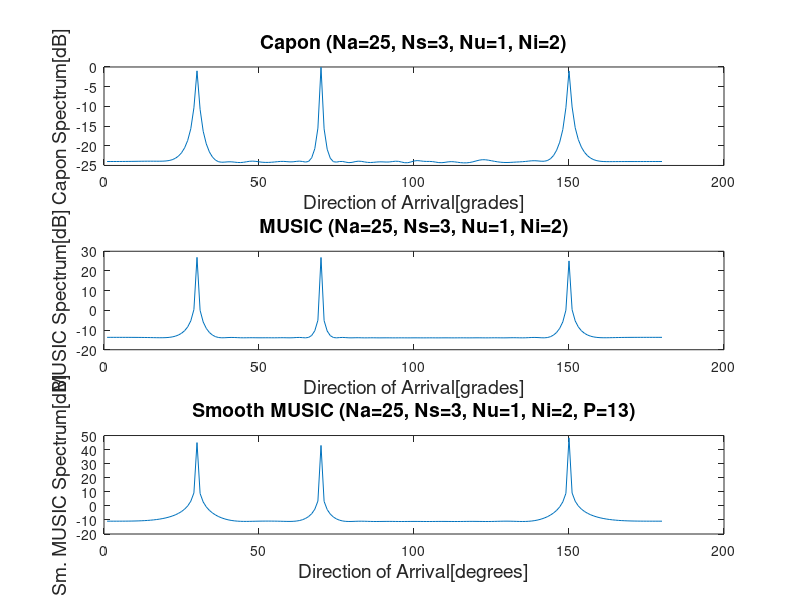
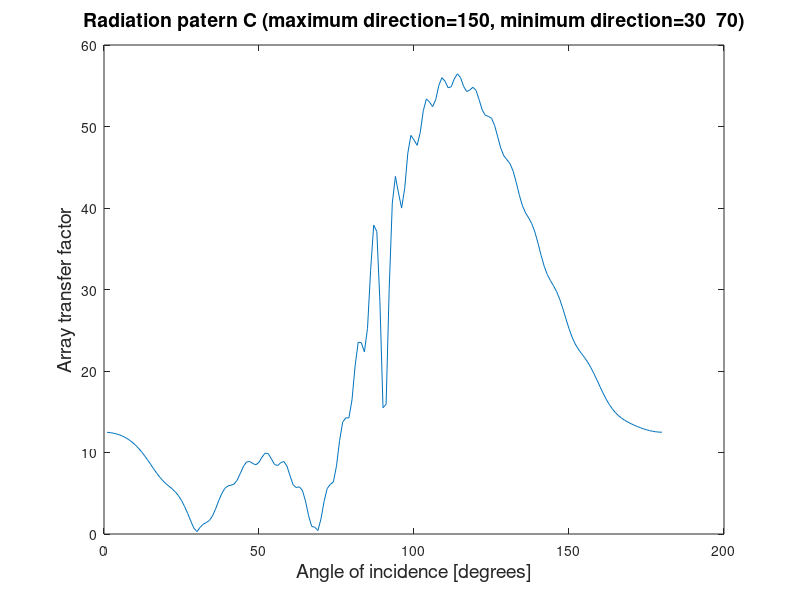
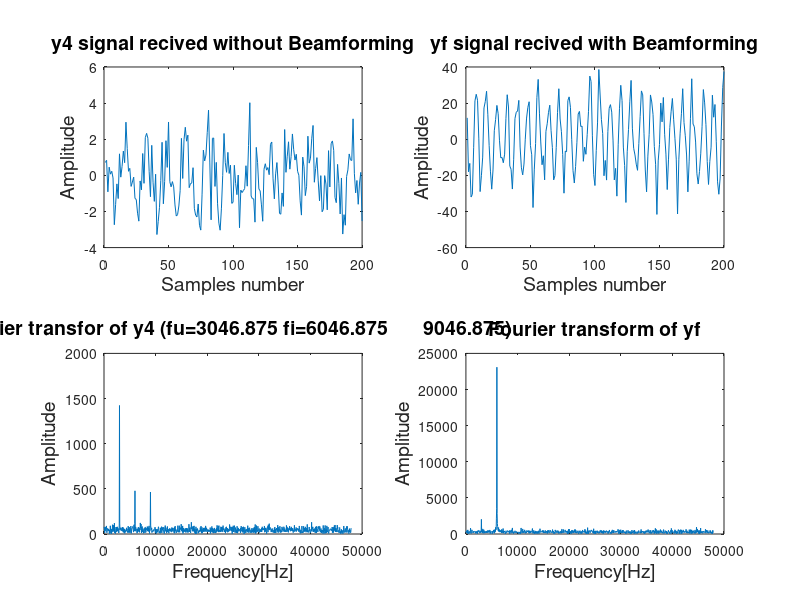

Recreate these plots in MATLAB, in order.
clear all

%coef

Na=25;%number of antennas
Ns=3;%total signals recived by atennas array Ns<=Na-2
Nu=1;%useful signals
Ni=2;%interfering signals
N=1024;%samples number
P=floor(Na/2)+1;%antennas number per subarray P=(Na/2)+1
L=Na-P+1;%correlation matrix number
f=10^9;%carrier frequency
fe=48000;%sampling frequency
lambda=(3*(10^8))/f; %wavelength
beta=(2*pi)/lambda; %propagation constant
dist=lambda/2;%distance between antennas

%emission signal matrix
A=[1 0.9 0.9];%amplitude vector
fs=[3000 6000 9000];%frequency vector
theta=[70 150 30];%DOA vector
s=zeros(Ns,N-1);
for i=1:Ns
    s(i,:)=A(i)*exp(1i*2*pi*fs(i)/fe*(1:N-1));
end
e1=zeros(Na,Ns);
for i=1:Na
    for j=1:Ns
        e1(i,j)=exp((-1i)*beta*dist*(i-1)*cos(theta(j)/180*pi));%???(vector directie)
    end
end
y1=e1*s;%emission signals
y2=awgn(y1,10);%reception signals(added noise SNR=10-important!!!)

%CAPON algorithm
R=zeros(Na,Na);
R=(1/(N-1))*(y2*y2');
e2=zeros(Na,181);
for i=1:Na
    for j=1:181
        e2(i,j)=exp((-1i)*beta*dist*(i-1)*cos((j)/180*pi));%???
    end
end
f1=zeros(1,181);
for j=1:181
    f1(j)=1/((((e2(:,j))')*inv(R)*e2(:,j)));
end

%MUSIC algorithm
R=(1/(N-1))*(y2*y2');
[v,d]=eig(R);%???
d2=diag(d);
[d3,poz]=sort(d2,'descend');
poz2=poz((Ns+1):Na);
q=zeros(Na,Na-Ns);

for i=1:Na-Ns
    q(:,i)=v(:,poz2(i));
end
e2=zeros(Na,181);
for i=1:Na
    for j=1:181
        e2(i,j)=exp((-1i)*beta*dist*(i-1)*cos((j)/180*pi));
    end
end
f2=zeros(1,181);
for j=1:181
    f2(j)=1/((((e2(:,j))')*q*(q')*e2(:,j)));
end

%Smooth MUSIC algorithm
Re=zeros(P,P);%P-antennas number per subarray!!!
y3=zeros(P,N);
for i=1:L
    y3=y2(i:(i+P-1),:);
    Re=Re+(1/(N-1))*(y3*y3');
end
Re=(1/L)*Re;
[v2,d4]=eig(Re);
d5=diag(d4);
[d6,poz3]=sort(d5,'descend');
poz4=poz3((Ns+1):P);
q2=zeros(P,P-Ns);
for i=1:P-Ns
    q2(:,i)=v2(:,poz4(i));
end
e3=zeros(P,181);
for i=1:P;
    for j=1:181
        e3(i,j)=exp((-1i)*beta*dist*(i-1)*cos((j)/180*pi));
    end
end
f3=zeros(1,181);
for j=1:181
    f3(j)=1/((((e3(:,j))')*q2*(q2')*e3(:,j)));
end
    %sortarea DOA(direction of arrival)
[peaks,thetad]=findpeaks(real(f3));
[peaks2,locs]=sort(peaks,'descend');
%locs2=sort(locs(1:Ns),'descend');
thetaf=thetad(locs(1:Ns));%by me

%Beamforming
W=zeros(1,Na);
W((Ns+1):Na)=1;
delta=zeros(Ns);
%   matricea delta
for i=1:Ns
    for j=1:Ns
        delta(i,j)=exp((-1i)*beta*dist*(j-1)*cos(thetaf(i)/180*pi));
    end
end
    %free terms
V=zeros(Ns,1);
V(1:Nu)=Na/Nu;
V2=zeros(Ns,1);
for i=1:Ns
    for j=(Ns+1):Na
        V2(i)=V(i)-exp((-1i)*beta*dist*(j-1)*cos(thetaf(i)/180*pi));
    end
end
    %deltaN matrix and coef W determination
deltaN=zeros(Ns);
deltaN=delta;
for j=1:Ns
    deltaN(:,j)=V2;
    W(j)=(det(deltaN))/(det(delta));
    deltaN(:,j)=delta(:,j);
end
C=zeros(1,181);
e4=zeros(Na,181);
for i=1:Na
    for j=1:181
        e4(i,j)=exp((-1i)*beta*dist*(i-1)*cos(j/180*pi));
    end
end
C=W*e4;
y4=sum(y2); %unfiltered signal with beamforming
yf=W*y2; %filtered signal using beamforming

%samples transformation in frequency domain for ploting TF for y4 and yf signals
N2=200; %number of samples for y4 and yf graphs and Fourier Transformation of them
xfft=fe/N*(1:N-1);
yfft1=abs(fft(y4(1:N-1)));
yfft2=abs(fft(yf(1:N-1)));
%frequency finder of each signal with TF and signal sorting
[ampld_y4,fd_y4]=findpeaks(yfft1);
[amplf_y4,locf]=sort(ampld_y4,'descend');
ff_y4=fd_y4(locf(1:Ns));
ff_y4f=fe/N*(ff_y4);

% [ampld_yf,fd_yf]=findpeaks(yfft2);
% [amplf_yf,locf2]=sort(ampld_yf,'descend');
% ff_yf=fd_yf(locf2(1:Nu));
% ff_yff=fe/N*(ff_yf);
% yfft3=zeros(1,1023);
%     for i=1:Nu
%         yfft3=yfft3+[zeros(1,ff_yf(i)-2) abs(fft(yf((ff_yf(i)-1):(ff_yf(i)+1))) zeros(1,N-1-ff_yf(i))];
%             end
%[peaksfftd1,locsfftd1]=findpeaks(abs(fft(yf))); %??
%[peaksfftd2,locsfftd2]=sort(peaksfftd1,'descend');

%Comparation between the three methods
figure
subplot(3,1,1);
set(gcf,'color','w');
plot(10*log10(real((f1(1:180)))));
title(['Capon', ' (Na=',num2str(Na),', Ns=',num2str(Ns),', Nu=',num2str(Nu),', Ni=',num2str(Ni),')'],'fontweight','bold','fontsize',14)
xlabel('Direction of Arrival[grades]','fontsize',14);
ylabel('Capon Spectrum[dB]','fontsize',14);
subplot(3,1,2);
set(gcf,'color','w');
plot(10*log10((real(f2(1:180)))));
title(['MUSIC' ' (Na=',num2str(Na),', Ns=',num2str(Ns),', Nu=',num2str(Nu),', Ni=',num2str(Ni),')'],'fontweight','bold','fontsize',14)
xlabel('Direction of Arrival[grades]','fontsize',14);
ylabel('MUSIC Spectrum[dB]','fontsize',14);
subplot(3,1,3);
plot(10*log10((real(f3(1:180)))));
title(['Smooth MUSIC' ' (Na=',num2str(Na),', Ns=',num2str(Ns),', Nu=',num2str(Nu),', Ni=',num2str(Ni),', P=',num2str(P),')'],'fontweight','bold','fontsize',14);
xlabel('Direction of Arrival[degrees]','fontsize',14);
ylabel('Sm. MUSIC Spectrum[dB]','fontsize',14);

%Antenna array radiation pattern graph
figure
set(gcf,'color','w');
plot(abs(C(1:180)));
title(['Radiation patern C' ' (maximum direction=',num2str(thetaf(1:Nu)),', minimum direction=',num2str(thetaf(Nu+1:Ns)),')'],'fontweight','bold','fontsize',14)
xlabel('Angle of incidence [degrees]','fontsize',14);
ylabel('Array transfer factor','fontsize',14);

%yf, y4, TF(yf) and TF(y4) graphs
figure
subplot(2,2,1);
set(gcf,'color','w');
plot(real(y4(1:200)));
title('y4 signal recived without Beamforming','fontweight','bold','fontsize',14);
xlabel('Samples number','fontsize',14);
ylabel('Amplitude','fontsize',14);
subplot(2,2,2);
set(gcf,'color','w');
plot(real(yf(1:200)));
title('yf signal recived with Beamforming','fontweight','bold','fontsize',14);
xlabel('Samples number','fontsize',14);
ylabel('Amplitude','fontsize',14);
subplot(2,2,3);
set(gcf,'color','w');
fft_y4=plot(xfft-fe/N,yfft1);
title(['Fourier transfor of y4',' (fu=',num2str(ff_y4f(1:Nu)),' fi=',num2str(ff_y4f(Nu+1:Ns)),')'],'fontweight','bold','fontsize',14);
xlabel('Frequency[Hz]','fontsize',14);
ylabel('Amplitude','fontsize',14);
subplot(2,2,4);
set(gcf,'color','w');
fft_yf=plot(xfft-fe/N,yfft2);
title('Fourier transform of yf','fontweight','bold','fontsize',14);
xlabel('Frequency[Hz]','fontsize',14);
ylabel('Amplitude','fontsize',14);
